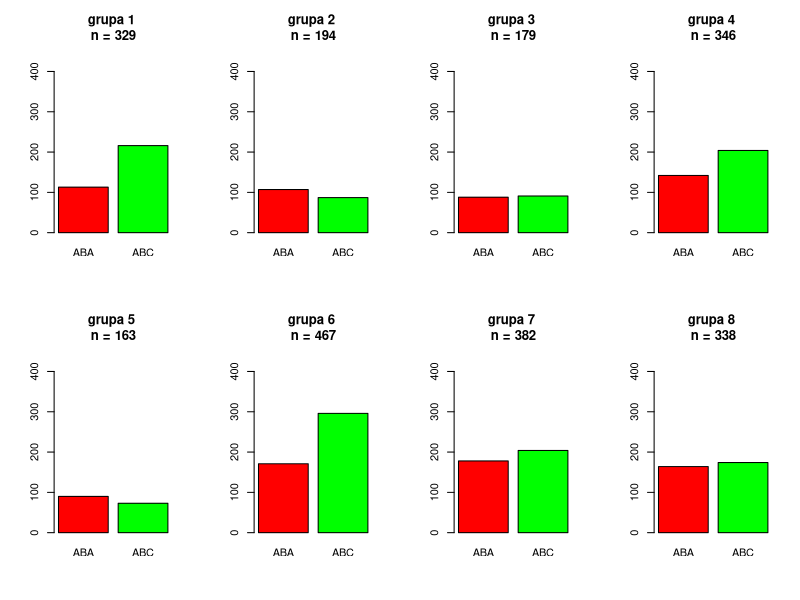
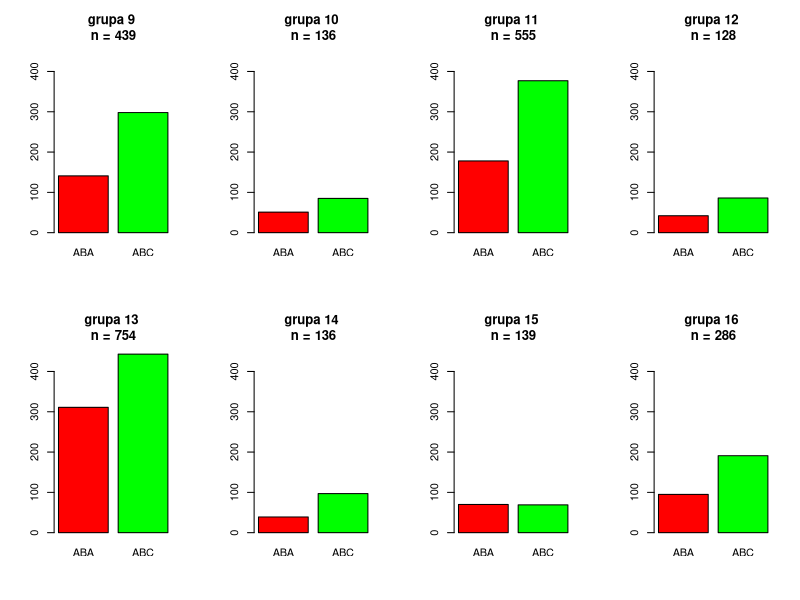
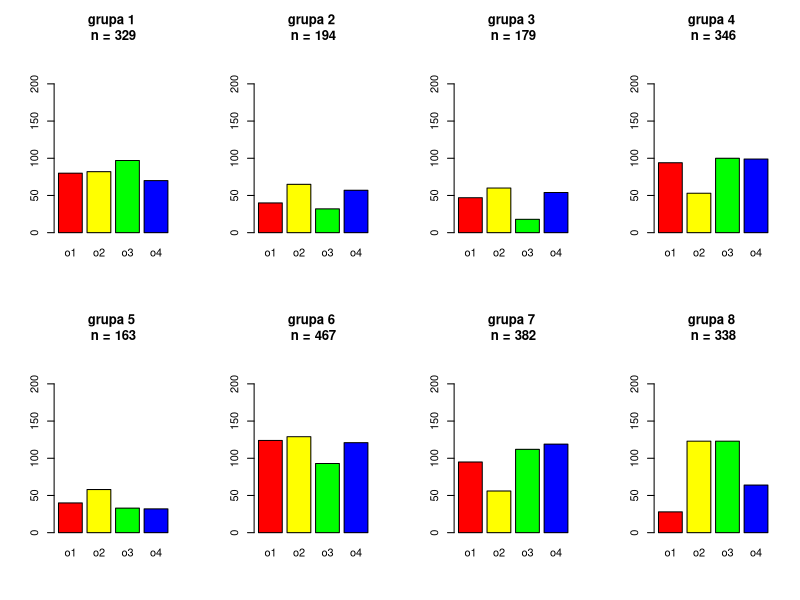
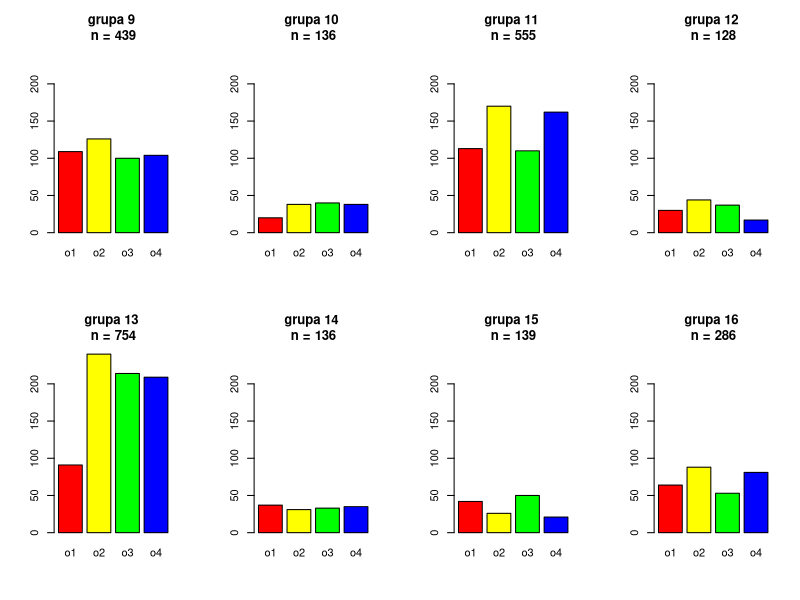
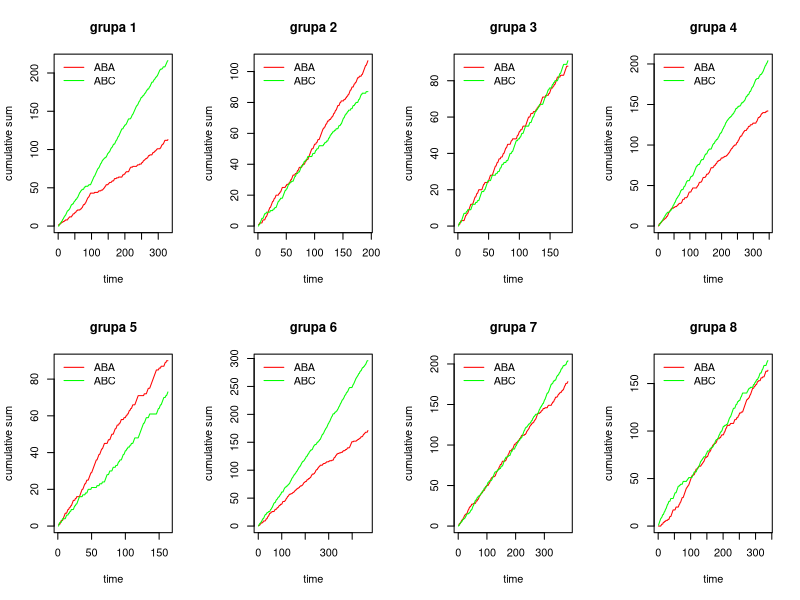
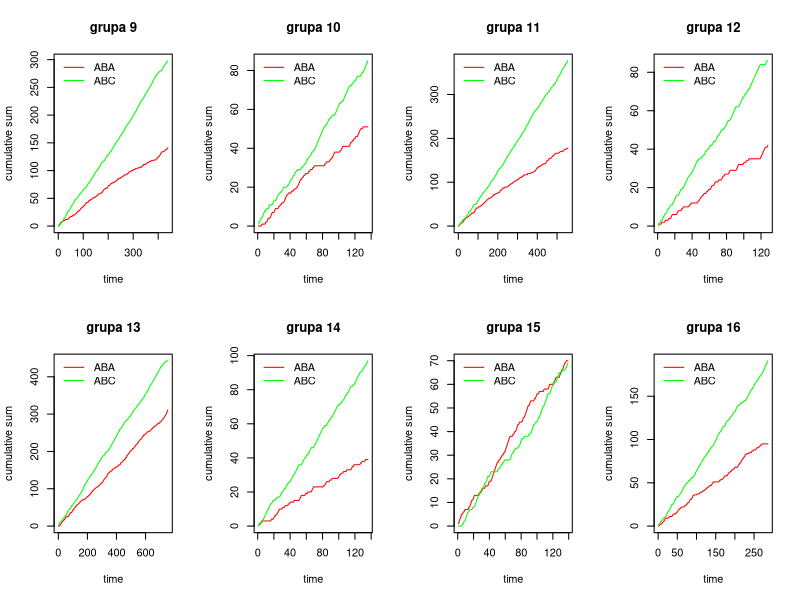

Generate these figures, in order, with R:
## ---- chunk 1
data_raw <- read.table("dane.csv", header = TRUE, sep = ";")
## ---- chunk 2
data <- data_raw[,c("grupa","kto","ABA3","nr_ciagu")]
## ---- chunk 3
data$ok <- complete.cases(data)
## ---- chunk 4
data_grupy <- split(data,f = data$grupa)
## ---- chunk 5
o <- lapply(1:length(data_grupy), function(i){
        data_i <- data_grupy[[i]][data_grupy[[i]]$ok,]
        a <- sum(data_i$ABA3 == "1")
        b <- sum(data_i$ABA3 == "0")
        c <- sum(data_i$kto == "1")
        d <- sum(data_i$kto == "2")
        e <- sum(data_i$kto == "3")
        f <- sum(data_i$kto == "4")
        c(a,b,c,d,e,f)
        })
aggr1 <- as.data.frame(do.call(rbind,o))
colnames(aggr1) <- c("ABA","ABC", "o1", "o2", "o3", "o4")
## ---- chunk 6
par(mfrow = c(2,4))

max_freq <- max(c(aggr1$ABA, aggr1$ABC))

lapply(1:nrow(aggr1), function(i){
        n <- aggr1[i,]$ABA + aggr1[i,]$ABC
        barplot(c(aggr1[i,]$ABA, aggr1[i,]$ABC)
                ,names.arg = colnames(aggr1)[1:2]
                ,main = paste("grupa",i,"\nn =",n)
                ,ylim = c(0,max_freq)
                ,col = c("red","green"))       
        })
## ---- chunk 7
par(mfrow = c(2,4))

max_freq <- max(c(aggr1$o1, aggr1$o2, aggr1$o3, aggr1$o4))

lapply(1:nrow(aggr1), function(i){
        n <- aggr1[i,]$o1 + aggr1[i,]$o2 + aggr1[i,]$o3 + aggr1[i,]$o4
        barplot(c(aggr1[i,]$o1, aggr1[i,]$o2, aggr1[i,]$o3, aggr1[i,]$o4)
                ,names.arg = colnames(aggr1)[3:6]
                ,main = paste("grupa",i,"\nn =",n)
                ,ylim = c(0,max_freq)
                ,col = c("red","yellow","green","blue"))       
        })
## ---- chunk 8
par(mfrow = c(2,4))
o <- lapply(1:length(data_grupy), function(i){
    data_i <- data_grupy[[i]][data_grupy[[i]]$ok,] 
    data_i$cumABA <- cumsum(data_i$ABA3)
    data_i$cumABC <- cumsum(abs(data_i$ABA3-1))
    maxY <- max(c(data_i$cumABA,data_i$cumABC))
    plot(data_i$cumABA
         ,type = "l"
         ,ylim = c(0,maxY)
         ,main = paste("grupa",i)
         ,xlab = "time"
         ,ylab = "cumulative sum"
         ,col = "red")
    lines(data_i$cumABC
          ,col = "green")
    legend("topleft"
           ,lty = "solid"
           ,bty = "n"
           ,col = c("red", "green")
           ,legend = c("ABA", "ABC"))
})
